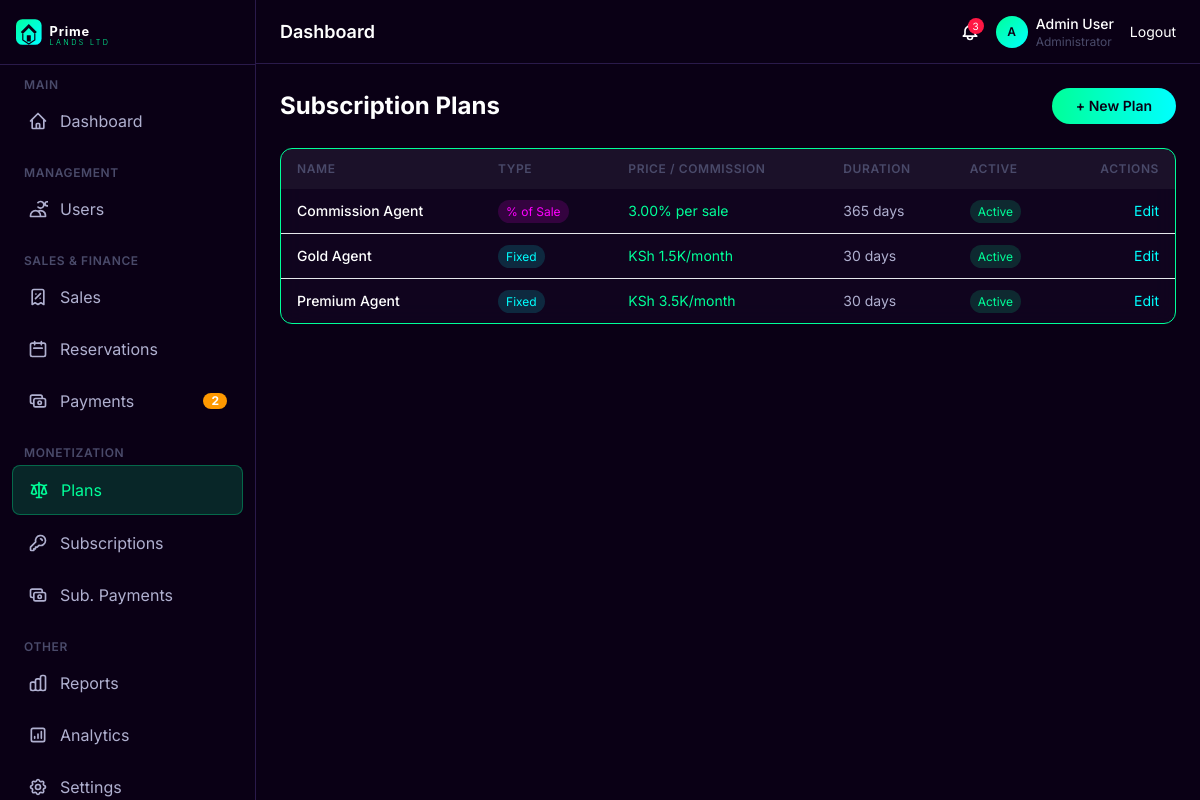
Before: /subscriptions/plans/ (signed in) with the older database file.
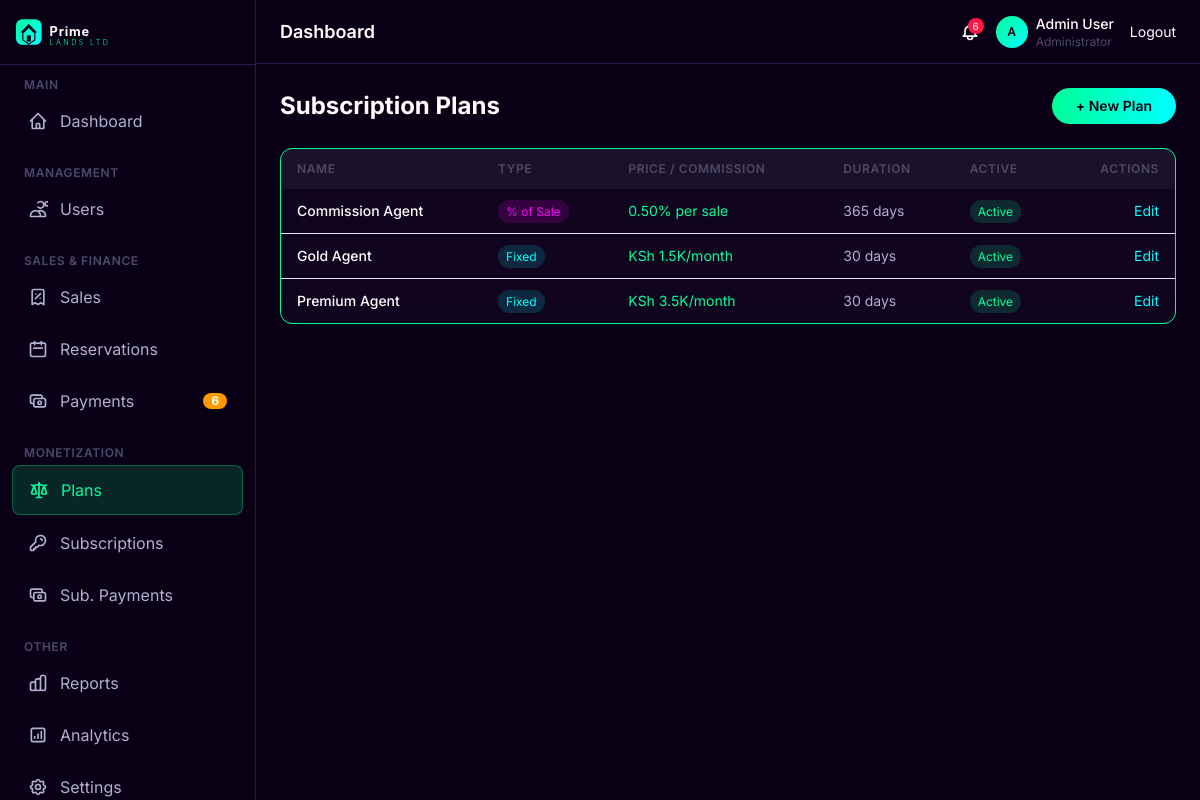
After: the same page with the newer database file.
### apps/subscriptions/models.py (models this page shows, shortened)
class SubscriptionPlan(models.Model):
    PLAN_TYPE = [
        ('fixed', 'Fixed Monthly Fee'),
        ('percentage', 'Percentage of Sales'),
    ]
    name = models.CharField(max_length=100)
    description = models.TextField(blank=True)
    plan_type = models.CharField(max_length=20, choices=PLAN_TYPE, default='fixed')
    price = models.DecimalField(max_digits=10, decimal_places=2, default=0, help_text="Monthly price (for fixed plans)")
    commission_percentage = models.DecimalField(max_digits=5, decimal_places=2, default=0,
                                                help_text="Platform commission % per sale (for percentage plans)")
    duration_days = models.IntegerField(default=30, help_text="Duration in days")
    is_active = models.BooleanField(default=True)
    created_at = models.DateTimeField(auto_now_add=True)
    class Meta:
        ordering = ['price']

### apps/subscriptions/views.py (the view)
# urls.py: path('plans/', views.plan_list, name='plan_list'),
@login_required
@admin_required
def plan_list(request):
    from apps.core.utils import get_sortable_context
    plans = SubscriptionPlan.objects.all()
    ctx = get_sortable_context(request, plans, default_sort='price',
                               allowed_fields=['name', 'price', 'duration_days', 'is_active'],
                               search_fields=['name', 'description'])
    return render(request, 'subscriptions/plan_list.html', ctx)

### apps/accounts/models.py (called while the page is built)
    def is_staff_or_above(self):
        return self.role in [self.Role.SUPER_ADMIN, self.Role.ADMINISTRATOR,
                             self.Role.FINANCE_OFFICER, self.Role.SALES_AGENT,
                             self.Role.CUSTOMER_CARE]

    def is_admin_or_above(self):
        return self.role in [self.Role.SUPER_ADMIN, self.Role.ADMINISTRATOR]

### apps/core/utils.py (called while the page is built, shortened)
def sort_queryset(queryset, request, default_sort='-created_at', allowed_fields=None):
    sort_field = request.GET.get('sort', '')
    order = request.GET.get('order', '')
    if not sort_field:
        sort_field = default_sort
        sort_field_clean = sort_field.lstrip('-')
    return queryset.order_by(sort_field), sort_field_clean, order

def paginate(queryset, request, per_page=15):
    page = request.GET.get('page', 1)
    paginator = Paginator(queryset, per_page)
    page_obj = paginator.get_page(page)
    return page_obj, paginator

### apps/website/context_processors.py (called while the page is built)
def website_settings(request):
    settings = CompanySetting.objects.first()
    return {'company': settings}

### templates/subscriptions/plan_list.html (shortened to what this page needs)
{% extends 'base_admin.html' %}
{% load static %}
{% load currency_filters %}
{% block content %}
<div class="flex justify-between items-center mb-6">
    <h2 class="text-2xl font-bold text-white">Subscription Plans</h2>
    <a href="{% url 'subscriptions:plan_create' %}" class="btn-primary text-sm py-2">+ New Plan</a>
</div>
<div class="glassmorphism rounded-xl overflow-hidden glow-border">
    <table class="w-full">
        <thead>
            <tr style="background: rgba(255,255,255,0.05);">
                <th class="px-4 py-3 text-left text-xs font-semibold uppercase tracking-wider" style="color: #4a4a6a;">Name</th>
                <th class="px-4 py-3 text-left text-xs font-semibold uppercase tracking-wider" style="color: #4a4a6a;">Type</th>
                <th class="px-4 py-3 text-left text-xs font-semibold uppercase tracking-wider" style="color: #4a4a6a;">Price / Commission</th>
                <th class="px-4 py-3 text-left text-xs font-semibold uppercase tracking-wider" style="color: #4a4a6a;">Duration</th>
                <th class="px-4 py-3 text-left text-xs font-semibold uppercase tracking-wider" style="color: #4a4a6a;">Active</th>
                <th class="px-4 py-3 text-right text-xs font-semibold uppercase tracking-wider" style="color: #4a4a6a;">Actions</th>
            </tr>
        </thead>
        <tbody class="divide-y" style="border-color: #2a1a4a;">
            {% for plan in page_obj %}
            <tr class="hover:bg-white/5 transition">
                <td class="px-4 py-3 text-sm font-medium text-white">{{ plan.name }}</td>
                <td class="px-4 py-3 text-sm">
                    {% if plan.plan_type == 'percentage' %}
                    <span class="px-2 py-1 text-xs rounded-full" style="background: rgba(255,0,255,0.15); color: #ff00ff;">% of Sale</span>
                    {% else %}
                    <span class="px-2 py-1 text-xs rounded-full" style="background: rgba(0,255,255,0.15); color: #00ffff;">Fixed</span>
                    {% endif %}
                </td>
                <td class="px-4 py-3 text-sm" style="color: #00ff99;">
                    {% if plan.plan_type == 'percentage' %}
                    {{ plan.commission_percentage }}% per sale
                    {% else %}
                    KSh {{ plan.price|currency }}/month
                    {% endif %}
                </td>
                <td class="px-4 py-3 text-sm" style="color: #b0b0d0;">{{ plan.duration_days }} days</td>
                <td class="px-4 py-3 text-sm">
                    {% if plan.is_active %}
                    <span class="px-2 py-1 text-xs rounded-full" style="background: rgba(0,255,153,0.15); color: #00ff99;">Active</span>
                    {% else %}
                    <span class="px-2 py-1 text-xs rounded-full" style="background: rgba(255,23,68,0.15); color: #ff1744;">Inactive</span>
                    {% endif %}
                </td>
                <td class="px-4 py-3 text-sm text-right">
                    <a href="{% url 'subscriptions:plan_edit' plan.pk %}" class="text-sm hover:underline" style="color: #00ffff;">Edit</a>
                </td>
            </tr>
            {% empty %}
            <tr><td colspan="5" class="px-4 py-8 text-center" style="color: #4a4a6a;">No plans yet.</td></tr>
            {% endfor %}
        </tbody>
    </table>
</div>
{% endblock %}

### templates/components/admin_topbar.html (shortened to what this page needs)
<header class="h-16 flex-shrink-0 border-b flex items-center justify-between px-4 lg:px-6" style="background: #0a0015; border-color: #2a1a4a;">
    <div class="flex items-center gap-3">
        <div>
            <h1 class="text-lg font-semibold text-white">{% block page_title %}Dashboard{% endblock %}</h1>
        </div>
    </div>
    <div class="flex items-center gap-4">
        <a href="{% url 'notifications:notification_list' %}" class="relative text-muted-foreground hover:text-white transition">
            {% if unread_count > 0 %}
            <span class="absolute -top-1 -right-1 w-4 h-4 bg-destructive rounded-full text-xs flex items-center justify-center" style="background: #ff1744; color: white; font-size: 10px;">{{ unread_count }}</span>
            {% endif %}
        </a>
        <div class="flex items-center gap-2 text-sm">
            <div class="w-8 h-8 rounded-full" style="background: linear-gradient(135deg, #00ff99, #00ffff); display: flex; align-items: center; justify-content: center;">
                <span class="text-xs font-semibold" style="color: #0a0015;">{{ user.first_name|first|default:user.username|first|upper }}</span>
            </div>
            <div class="hidden md:block">
                <p class="text-white text-sm font-medium">{{ user.get_full_name|default:user.username }}</p>
                <p class="text-xs" style="color: #4a4a6a;">{{ user.get_role_display }}</p>
            </div>
        </div>
        <a href="{% url 'accounts:logout' %}" class="text-sm text-muted-foreground hover:text-white transition">Logout</a>
    </div>
</header>

Changed rows visible on the page:
changed SubscriptionPlan "Commission Agent": commission_percentage "3.00" → "0.50"
Other visible differences:
{{ pending_payment_count }}: "2" → "6"
{{ unread_count }}: "3" → "6"
